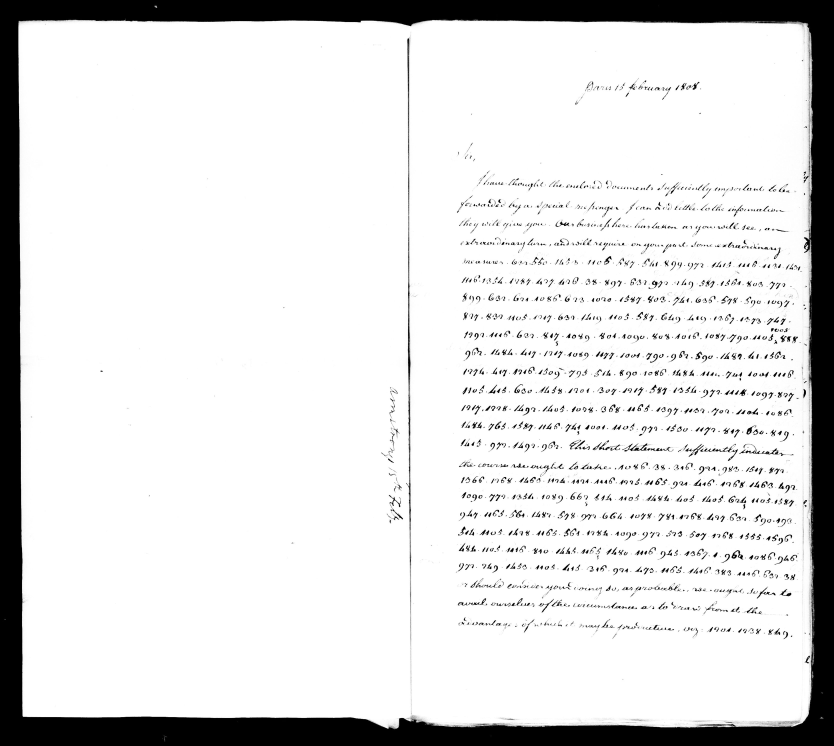
#> input picture ciphers/armstrong-madison-1808/images/M34-014-0024.jpg, 3333 x 2982 px, given in place of 2039_legend_native.jpg, which was not available (shown at 1/4 size)
$ python build_call.py
#> lines starting #> are read from the running program, lines starting #| are printed output that depends on the picture; after the words box and inside, x2 and y2 are one past the last pixel; in counts of white or black regions, pixels touching at a corner belong together; pictures that were not available may be replaced by others from this repository, and a replacement may not be noted
# SUR-POS6B (account 2, LANE DEFAULT-A2-2013, 13 Oct 2026): same-hand look at 4.VEL 2039 legend k pos 6 (7 vs r). Panel of 4 settled
# r and 4 settled 7 tiles (all conf H in ciphertext_2039_legend.tsv) from the same legend, unlabelled and shuffled; queries = the target
# plus two known-answer H controls (p pos 30 = r, r pos 9 = 7) not in the panel. Boxes located by eye on 4x zooms of the on-disk native
# images (no fetch). Seed 20261013. Usage (from the target folder): python3 passes/signcmp_surpos6b/build_call.py
import json, random
from PIL import Image, ImageDraw
D = 'passes/signcmp_surpos6b/'
L = 'images/2039_legend_native.jpg'; R = 'images/2039_legend_right_native.jpg'
PANEL = {'r_l3': (L, (1132, 752, 1156, 785), 'r'), 'r_n2': (L, (1884, 750, 1902, 782), 'r'),
         'r_f16': (L, (1650, 650, 1676, 688), 'r'), 'r_p25': (L, (256, 852, 278, 892), 'r'),
         '7_m11': (L, (1696, 752, 1713, 782), '7'), '7_n6': (L, (1959, 750, 1976, 782), '7'),
         '7_e6': (L, (270, 655, 288, 688), '7'), '7_o2': (R, (148, 745, 166, 780), '7')}
QS = {'T_k6': (L, (850, 752, 876, 785), 'target'), 'C_p30_r': (L, (386, 852, 404, 892), 'r'),
      'C_r9_7': (L, (1626, 848, 1644, 882), '7')}
rng = random.Random(20261013)
pk = sorted(PANEL); rng.shuffle(pk); qk = sorted(QS); rng.shuffle(qk)
key = {'panel': {lab: [k, PANEL[k][0], list(PANEL[k][1]), PANEL[k][2]] for lab, k in zip('ABCDEFGH', pk)},
       'queries': {f'Q{i+1}': [k, QS[k][0], list(QS[k][1]), QS[k][2]] for i, k in enumerate(qk)}}
def tile(f, b, pad=6, H=160):
#> called with f = 'images/2039_legend_native.jpg', b = (1132, 752, 1156, 785), pad = 6, H = 160
    im = Image.open(f).convert('L'); x0, y0, x1, y1 = b
#> in tile, im is the input picture: PIL image 3333x2982 L; min 0, max 255, mean 222.3
    im = im.crop((max(0, x0 - pad), max(0, y0 - pad), x1 + pad, y1 + pad)); s = H / im.size[1]
#> after `im = im.crop((max(0, x0 - pad), max(0, y0 - pad), x1 + pad, y1 + pad))`: im: PIL image 36x45 L; every value is 255
#> after `s = H / im.size[1]`: s = 3.56
    return im.resize((max(20, int(im.size[0] * s)), H))
#> returned value: PIL image 128x160 L; every value is 255
def sheet(items, out):
    tiles = [(lab, tile(f, tuple(b))) for lab, (f, b) in items]
#> call 2 of tile, with f = 'images/2039_legend_native.jpg', b = (1884, 750, 1902, 782), pad = 6, H = 160
#> in tile (call 2), `x0, y0, x1, y1 = b`: x0 = 1884; y0 = 750; x1 = 1902; y1 = 782
#> in tile (call 2), `im = im.crop((max(0, x0 - pad), max(0, y0 - pad), x1 + pad, y1 + pad))`:
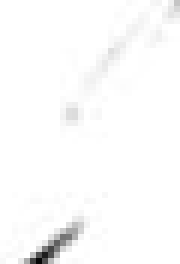
#> im: PIL image 30x44 L (shown 6 times larger); min 5, max 255, mean 251.1
#> in tile (call 3), `im = im.crop((max(0, x0 - pad), max(0, y0 - pad), x1 + pad, y1 + pad))`: im: PIL image 30x45 L; every value is 255
#> in tile (call 3), `return im.resize((max(20, int(im.size[0] * s)), H))`: returned value: PIL image 106x160 L; every value is 255
#> call 4 of tile, with f = 'images/2039_legend_right_native.jpg', b = (148, 745, 166, 780), pad = 6, H = 160
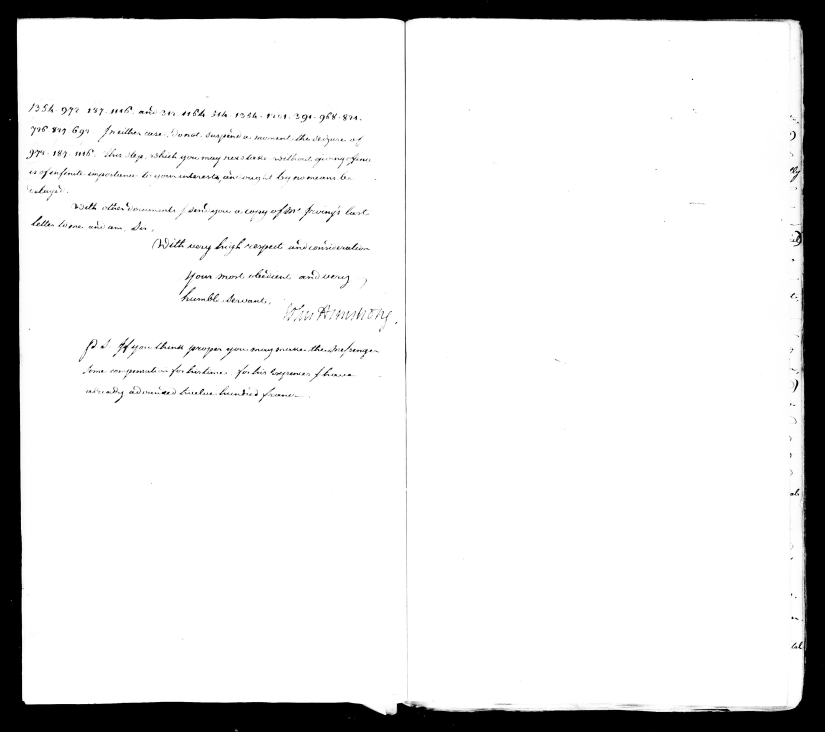
#> input picture ciphers/armstrong-madison-1808/images/M34-014-0025.jpg, 3300 x 2927 px, given in place of 2039_legend_right_native.jpg, which was not available (shown at 1/4 size)
#> in tile, im is the input picture: PIL image 3300x2927 L; min 0, max 255, mean 225.7
#> in tile (call 4), `x0, y0, x1, y1 = b`: x0 = 148; y0 = 745; x1 = 166; y1 = 780
#> in tile (call 4), `return im.resize((max(20, int(im.size[0] * s)), H))`:
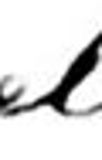
#> returned value: PIL image 102x160 L; min 0, max 255, mean 221
#> in tile (call 5), `x0, y0, x1, y1 = b`: x0 = 1959; y0 = 750; x1 = 1976; y1 = 782
#> in tile (call 5), `im = im.crop((max(0, x0 - pad), max(0, y0 - pad), x1 + pad, y1 + pad))`:
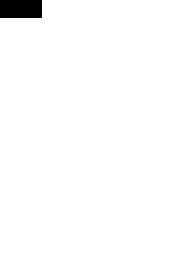
#> im: PIL image 29x44 L (shown 6 times larger); values 254 (black) and 255 (white), 98.4% white; 1 black region, box (x1, y1, x2, y2) and area: (0, 0, 7, 3) 21
#> in tile (call 5), `return im.resize((max(20, int(im.size[0] * s)), H))`: returned value: PIL image 105x160 L; values 254 (black) and 255 (white), 98.4% white; 1 black region, box (x1, y1, x2, y2) and area: (0, 0, 25, 11) 275
#> in tile (call 7), `im = im.crop((max(0, x0 - pad), max(0, y0 - pad), x1 + pad, y1 + pad))`: im: PIL image 29x42 L; every value is 255
#> in tile (call 7), `return im.resize((max(20, int(im.size[0] * s)), H))`: returned value: PIL image 110x160 L; every value is 255
#> in tile (call 8), `im = im.crop((max(0, x0 - pad), max(0, y0 - pad), x1 + pad, y1 + pad))`: im: PIL image 34x52 L; every value is 255
#> in tile (call 8), `return im.resize((max(20, int(im.size[0] * s)), H))`: returned value: PIL image 104x160 L; every value is 255
#> tiles = 8 items
    W = sum(max(t.size[0], 80) + 40 for _, t in tiles) + 20; c = Image.new('L', (W, 220), 255); d = ImageDraw.Draw(c); x = 20
#> after `W = sum((max(t.size[0], 80) + 40 for _, t in tiles)) + 20`: W = 1225
#> after `c = Image.new('L', (W, 220), 255)`: c: PIL image 1225x220 L; every value is 255
    for lab, t in tiles:
        c.paste(t, (x, 40)); d.rectangle([x - 1, 39, x + t.size[0], 40 + t.size[1]], outline=128); d.text((x + 2, 10), lab, fill=0)
        x += max(t.size[0], 80) + 40
#> this loop made 8 passes
#> (lab, x) on passes 1 to 8: ('A', 188), ('B', 337), ('C', 483), ('D', 625), ('E', 770), ('F', 931), ('G', 1081), ('H', 1225)
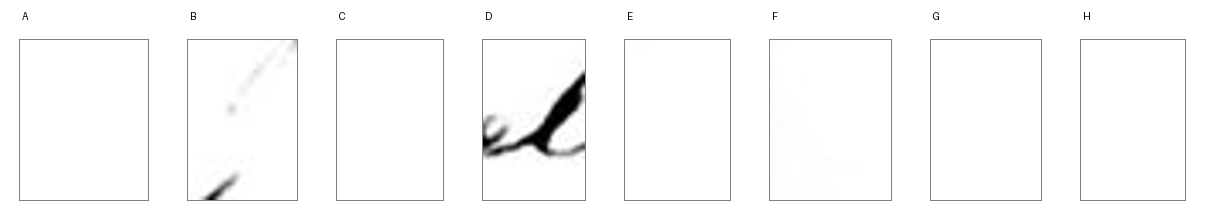
#> c: PIL image 1225x220 L; min 0, max 255, mean 250.5
#> after the loop, x = 1225
    c.save(D + out, quality=92)
sheet([(lab, (v[1], v[2])) for lab, v in key['panel'].items()], 'panel.jpg')
sheet([(lab, (v[1], v[2])) for lab, v in key['queries'].items()], 'queries.jpg')
#> call 2 of sheet, with out = 'queries.jpg'
#> in tile (call 9), `return im.resize((max(20, int(im.size[0] * s)), H))`:
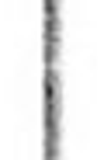
#> returned value: PIL image 104x160 L; min 39, max 255, mean 235.3
#> in tile (call 10), `im = im.crop((max(0, x0 - pad), max(0, y0 - pad), x1 + pad, y1 + pad))`: im: PIL image 30x52 L; every value is 255
#> in tile (call 10), `return im.resize((max(20, int(im.size[0] * s)), H))`: returned value: PIL image 92x160 L; every value is 255
#> in tile (call 11), `im = im.crop((max(0, x0 - pad), max(0, y0 - pad), x1 + pad, y1 + pad))`: im: PIL image 38x45 L; every value is 255
#> in tile (call 11), `return im.resize((max(20, int(im.size[0] * s)), H))`: returned value: PIL image 135x160 L; every value is 255
#> in sheet (call 2), `tiles = [(lab, tile(f, tuple(b))) for lab, (f, b) in items]`: tiles = 3 items
#> in sheet (call 2), `W = sum((max(t.size[0], 80) + 40 for _, t in tiles)) + 20`: W = 471
#> in sheet (call 2), `c = Image.new('L', (W, 220), 255)`: c: PIL image 471x220 L; every value is 255
#> the loop in sheet (call 2), `for lab, t in tiles:` made 3 passes
#> (lab, x) on passes 1 to 3: ('Q1', 164), ('Q2', 296), ('Q3', 471)
#> after the loop in sheet (call 2), `for lab, t in tiles:`:
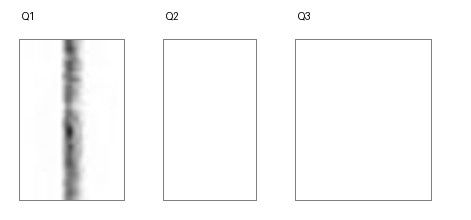
#> c: PIL image 471x220 L; min 10, max 255, mean 249.6
json.dump(key, open(D + 'blind_key.json', 'w'), indent=1)
print({k: v[0] for k, v in key['panel'].items()}, {k: v[0] for k, v in key['queries'].items()})
